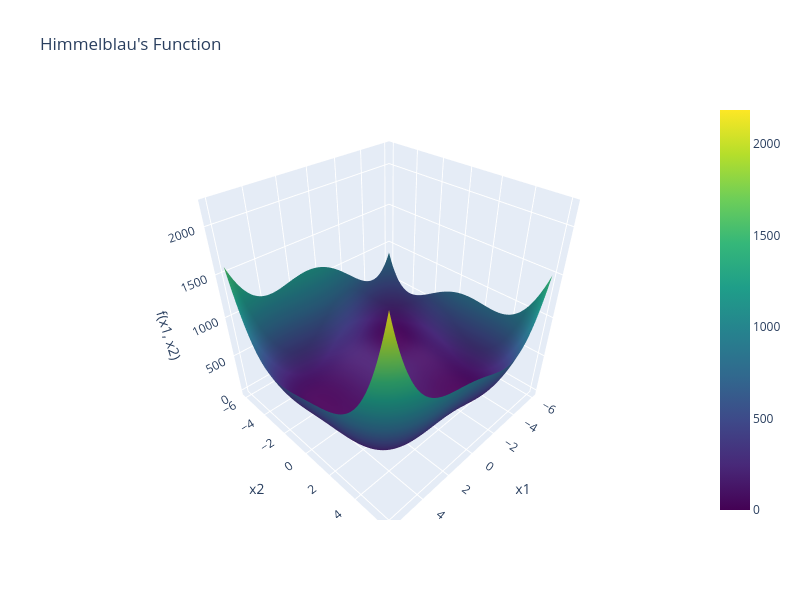

This figure's notebook cell:
### Code cell
import plotly.graph_objects as go

X = np.linspace(-6, 6, 200)
Y = np.linspace(-6, 6, 200)
X, Y = np.meshgrid(X, Y)
Z = himmelblau([X, Y])

fig = go.Figure(data=[go.Surface(z=Z, x=X, y=Y, colorscale="viridis")])
fig.update_layout(
    title="Himmelblau's Function",
    scene=dict(
        xaxis_title="x1",
        yaxis_title="x2",
        zaxis_title="f(x1, x2)"
    ),
    width=800,
    height=600
)
fig.show()

### Figure 1 — Plotly figure (JSON) as saved in the notebook; plotly's stock layout.template omitted (floating-point values rounded to 4 significant figures; data arrays with more than 128 entries replaced by an {"elided": "..."} marker saying what was removed)
{"data": [{"colorscale": [[0, "#440154"], [0.1111, "#482878"], [0.2222, "#3e4989"], [0.3333, "#31688e"], [0.4444, "#26828e"], [0.5556, "#1f9e89"], [0.6667, "#35b779"], [0.7778, "#6ece58"], [0.8889, "#b5de2b"], [1, "#fde725"]], "type": "surface", "x": {"elided": "200x200 float values"}, "y": {"elided": "200x200 float values"}, "z": {"elided": "200x200 float values"}}], "layout": {"height": 600, "scene": {"xaxis": {"title": {"text": "x1"}}, "yaxis": {"title": {"text": "x2"}}, "zaxis": {"title": {"text": "f(x1, x2)"}}}, "title": {"text": "Himmelblau's Function"}, "width": 800}}
